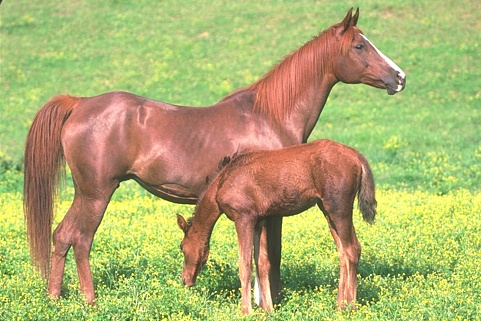
#> input picture Image Processing/TP/horse.jpg, 481 x 321 px
$ python histogram.py
#> lines starting #> are read from the running program, lines starting #| are printed output that depends on the picture; after the words box and inside, x2 and y2 are one past the last pixel; in counts of white or black regions, pixels touching at a corner belong together
# -*- coding: utf-8 -*-

import cv2
import numpy as np
from matplotlib import pyplot as plt
from copy import deepcopy

img = cv2.imread('horse.jpg',cv2.IMREAD_GRAYSCALE)
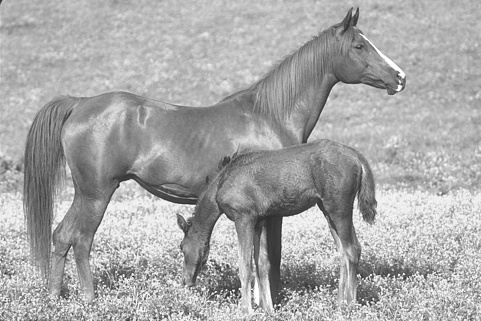
#> img: shape (321, 481); min 35, max 255, mean 167.7
#-----------------------------
# Affichage des valeurs min et max des pixels de l'image
print ('Valeurs min et max de l image en niveau de gris')
print(' np.min(img)')
print(' np.max(img)')

#-----------------------------
# Histogramme de l'image
plt.subplot(421),plt.imshow(img, cmap = 'gray')
plt.title('Original Image'), plt.xticks([]), plt.yticks([])
plt.subplot(422),plt.hist(img.ravel(), bins=256);
plt.title('Histogram'), plt.xticks([]), plt.yticks([])

#-----------------------------
# Histogramme de l'image rÃ©elle (non modifiÃ©e par matplotlib Ã  l'affichage)
img2 = deepcopy(img); #.copy();
img2[0,0]=0 # premier pixel noir
#> img2: shape (321, 481); under 0.01% of pixels changed, all inside (x1, y1, x2, y2) = (0, 0, 1, 1)
img2[0,1]=255 # second pixel blanc
#> img2: shape (321, 481); min 0, max 255, mean 167.8
plt.subplot(423),plt.imshow(img2, cmap = 'gray')
plt.title('Original Image'), plt.xticks([]), plt.yticks([])
plt.subplot(424),plt.hist(img2.ravel(),256);
plt.title('Histogram'), plt.xticks([]), plt.yticks([])

#-----------------------------
# Min-Max
img_minmax = deepcopy(img);
val_min = np.min(img)
#> val_min = 35
val_max = np.max(img)
#> val_max = 255
coef = 1.0*255/(val_max-val_min);
#> coef = 1.16
img_minmax = (img_minmax-val_min)*coef;
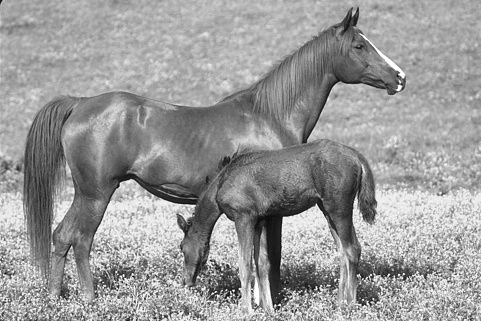
#> img_minmax: shape (321, 481) float64; min 0, max 255, mean 153.9; drawn with min black and max white
img_minmax[0,0]=0
img_minmax[0,1]=255
#> img_minmax: shape (321, 481) float64; min 0, max 255, mean 153.9
plt.subplot(425),plt.imshow(img_minmax, cmap = 'gray')
plt.title('Min-Max'), plt.xticks([]), plt.yticks([])
plt.subplot(426),plt.hist(img_minmax.ravel(),256);
plt.title('Histogram'), plt.xticks([]), plt.yticks([])

#-----------------------------
# Egalisation d'histogramme
hist,bins = np.histogram(img.flatten(),256,[0,256])
#> hist = 256 values, max 2368 at index 184, min 0 at index 0, mean 603.1; bins = 257 values from 0 to 256
cdf = hist.cumsum() # calcul de l'histogramme cumulÃ©
#> cdf = 256 values from 0 to 154401
cdf = (cdf)*255/(cdf.max()) # normalisation entre 0 et 255
#> cdf = 256 values from 0 to 255
img_egalisee = cdf[img] # remplacement des valeurs de l'image
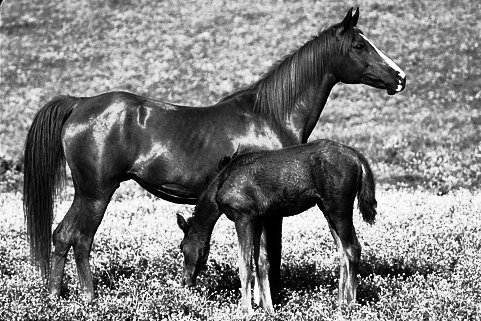
#> img_egalisee: shape (321, 481) float64; min 0.00165, max 255, mean 128.5

print ('Valeurs min et max de l image egalisee en niveau de gris')
print ('np.min(img_egalisee)')
print(' np.max(img_egalisee)')
img_egalisee[0,0]=0
img_egalisee[0,1]=255
#> img_egalisee: shape (321, 481) float64; min 0, max 255, mean 128.5

plt.subplot(427),plt.imshow(img_egalisee, cmap = 'gray')
plt.title('Egalisation d histogramme'), plt.xticks([]), plt.yticks([])
plt.subplot(428),plt.hist(img_egalisee.ravel(),256,[0,256]);
plt.title('Histogram'), plt.xticks([]), plt.yticks([])
plt.show()
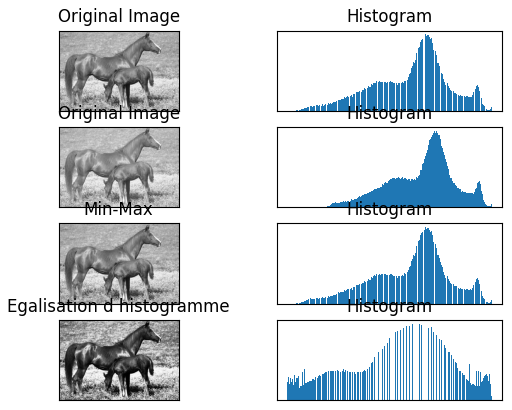
#> figure drawn by matplotlib, 8 panels
cv2.imwrite('..\Data\Meduse_egalisee.jpg', img_egalisee)
cv2.destroyAllWindows()

$ run again, with Image Processing/TP/113016.jpg copied over Image Processing/TP/horse.jpg
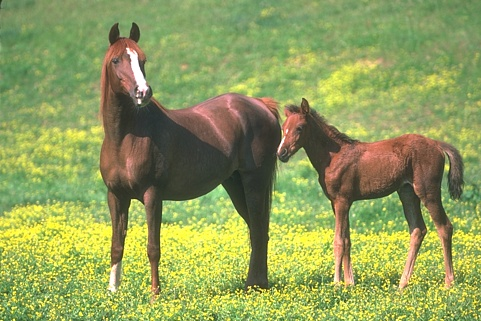
#> input picture Image Processing/TP/113016.jpg, 481 x 321 px
#> val_min = 33
#> val_max = 255
#> coef = 1.15
#> `img_minmax = (img_minmax-val_min)*coef;`:
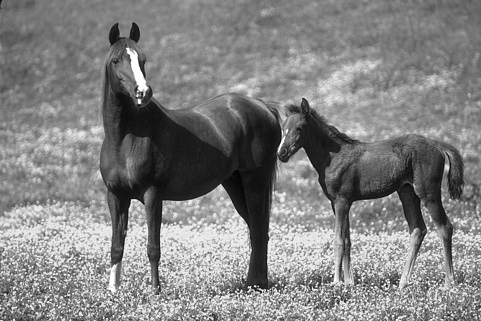
#> img_minmax: shape (321, 481) float64; min 0, max 255, mean 130.1
#> hist = 256 values, max 2265 at index 147, min 0 at index 0, mean 603.1; bins = 257 values from 0 to 256
#> `cdf = hist.cumsum() # calcul de l'histogramme cumulÃ©`: cdf = 256 values from 0 to 154401
#> `cdf = (cdf)*255/(cdf.max())`: cdf = 256 values from 0 to 255
#> `img_egalisee = cdf[img] # remplacement des valeurs de l'image`:
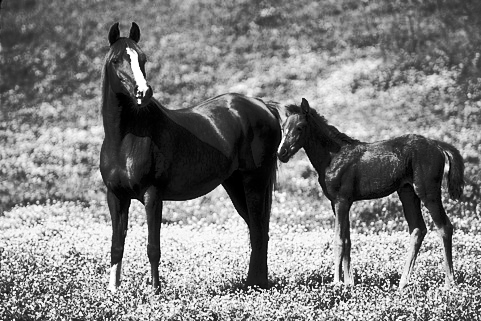
#> img_egalisee: shape (321, 481) float64; min 0.00165, max 255, mean 128.4

$ run again, with Image Processing/TP/moi.jpg copied over Image Processing/TP/horse.jpg
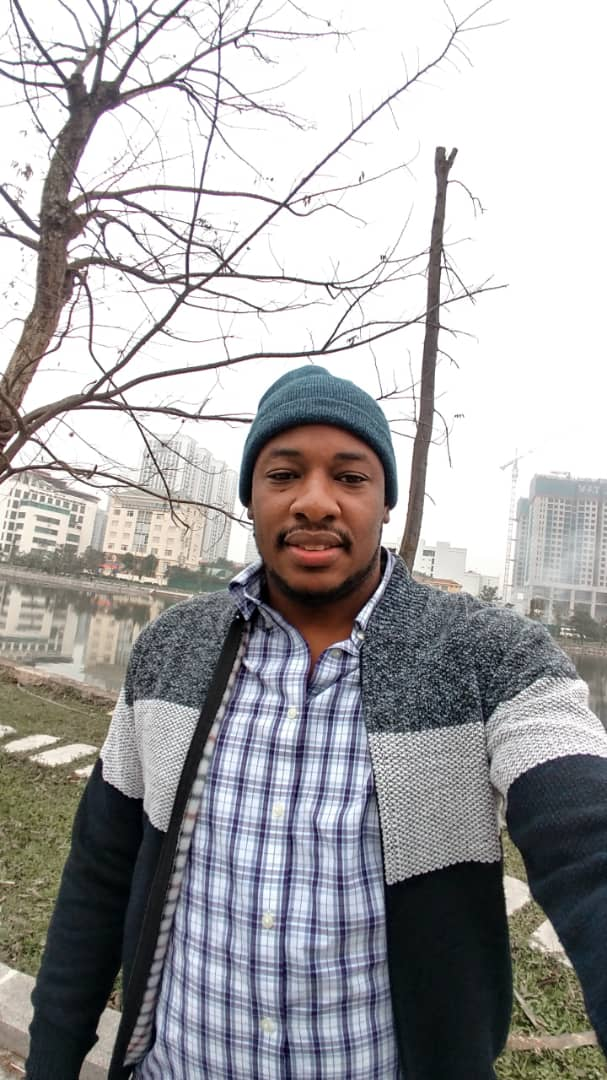
#> input picture Image Processing/TP/moi.jpg, 607 x 1080 px
#> `img = cv2.imread('horse.jpg',cv2.IMREAD_GRAYSCALE)`:
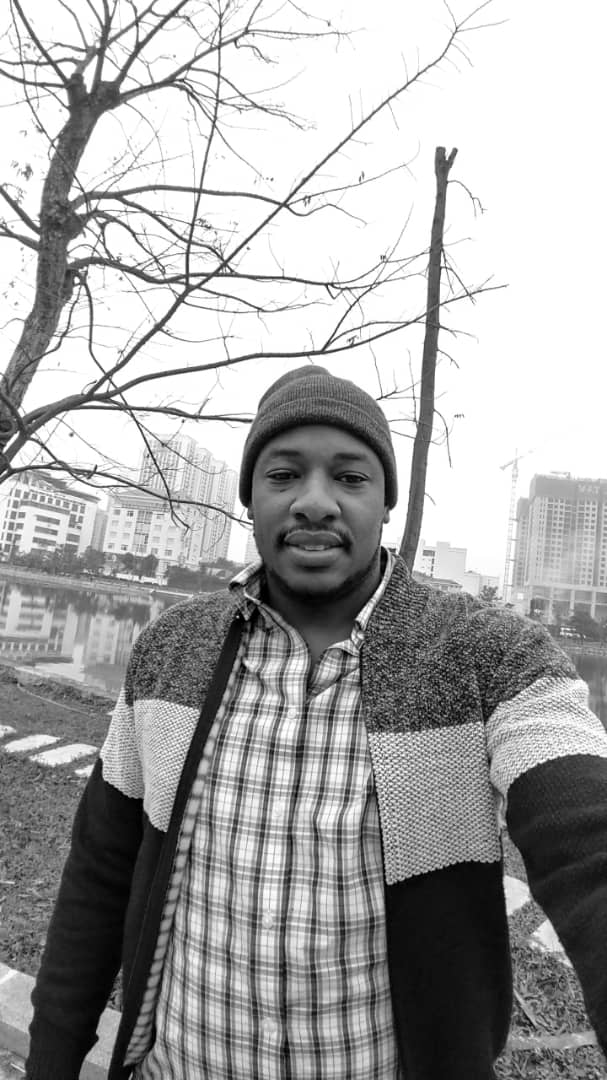
#> img: shape (1080, 607); min 0, max 255, mean 166
#> val_min = 0
#> val_max = 255
#> coef = 1
#> hist = 256 values, max 172391 at index 255, min 133 at index 1, mean 2560.8; bins = 257 values from 0 to 256
#> `cdf = hist.cumsum() # calcul de l'histogramme cumulÃ©`: cdf = 256 values from 356 to 655560
#> `cdf = (cdf)*255/(cdf.max())`: cdf = 256 values from 0.138 to 255
#> `img_egalisee = cdf[img] # remplacement des valeurs de l'image`:
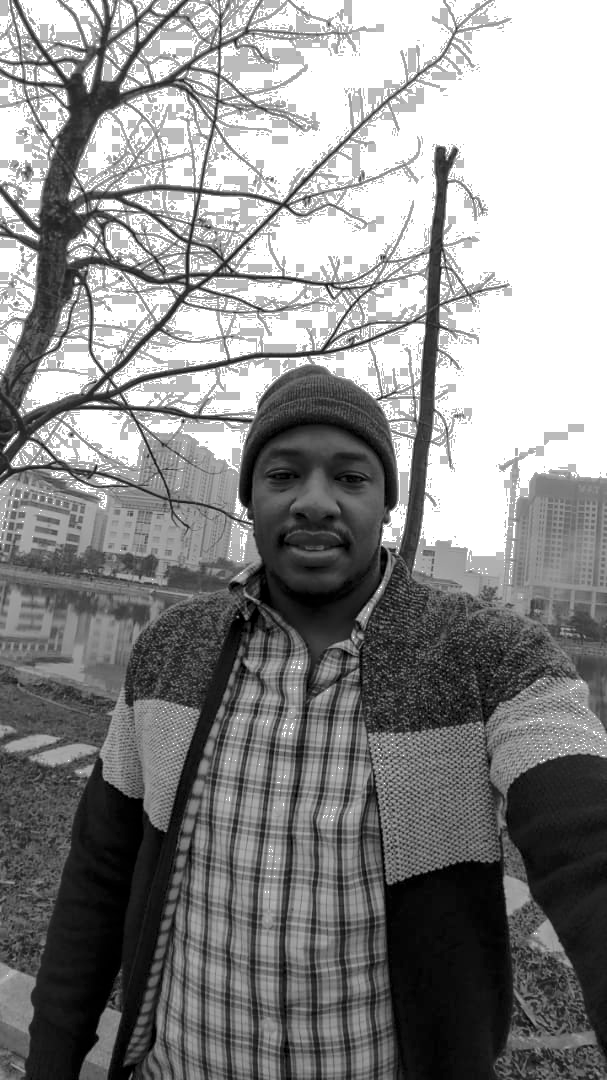
#> img_egalisee: shape (1080, 607) float64; min 0.138, max 255, mean 136.8
